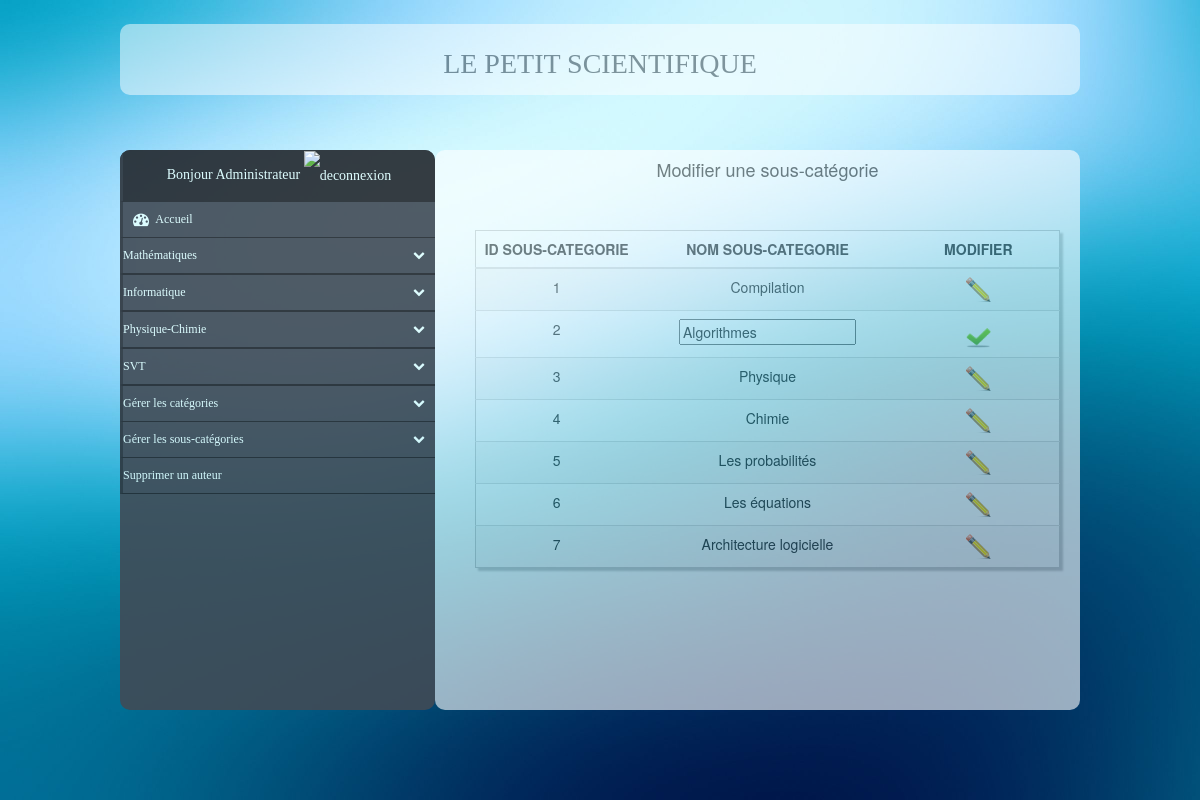
Screenshot of /lepetitscientifique?modifierSousCateg&update=2 (signed in) with the database file from the repository.
### tables this page shows
CREATE TABLE `categorie` (
  `id_categ` int(11) NOT NULL,
  `nom_categ` varchar(40) NOT NULL
);

CREATE TABLE `souscategorie` (
  `id_categ` int(11) NOT NULL,
  `id_souscateg` int(11) NOT NULL,
  `nom_souscateg` varchar(35) NOT NULL
);

### categorieModel.php (called while the page is built, shortened)
<?php
class Categorie {
	private $_db;
	public function __construct() 	{
		try {
			$this->_db = new PDO('mysql:host='.HOSTNAME.';dbname='.DBMENU, USER, PASSWD);
		} catch (PDOException $e) {
			print 'Error!: ' . $e_>getMessage() . '<br/>';
			die();
		}
	}
	public function getCategories() {
		$query = "SELECT * FROM categorie";
		$request = $this->_db->prepare($query);
		$request->execute();
		$data = $request->fetchAll();
		return $data;
	}
}
?>

### sousCategorieModel.php (called while the page is built, shortened)
<?php
class SousCategorie {
	private $_db;
	public function __construct() 	{
		try {
			$this->_db = new PDO('mysql:host='.HOSTNAME.';dbname='.DBMENU, USER, PASSWD);
		} catch (PDOException $e) {
			print 'Error!: ' . $e_>getMessage() . '<br/>';
			die();
		}
	}
	public function getSousCategories() {
		$query = "SELECT * FROM souscategorie";
		$request = $this->_db->prepare($query);
		$request->execute();
		return $request->fetchAll();
	}
}
?>

### vueGestionSousCateg.php (the view, shortened to what this page needs)
<?php
function tabModifierSousCateg($data1) {
	echo "			<h4>Modifier une sous-catégorie</h4>\n";
	echo "			<div class=\"custyle\">\n";
	if (count($data1) >= 1) {
		echo "				<form action=\"lepetitscientifique.php\" method=\"get\">\n";
		echo "					<table class=\"table table-striped custab\">\n";
		echo "						<thead>\n";
		echo "							<tr>\n";
		echo "								<th> ID SOUS-CATEGORIE  </th>\n";
		echo "								<th> NOM SOUS-CATEGORIE </th>\n";
		echo "								<th> MODIFIER           </th>\n";
		echo "							</tr>\n";
		echo "						</thead>\n";
	} else {
		echo "				<p>Il n'y a aucune sous-catégrie à modifier</>\n";
	}
	foreach($data1 as $tuple) {
		echo "						<tr>\n";
		if (isset($_GET['update']) && $_GET['update'] == $tuple['id_souscateg']) {
			echo "								<td>\n";
			echo "									".$tuple['id_souscateg']."\n";
			echo "								</td>\n";
			echo "								<td>\n";
			echo " 									<input name=\"update_nom_souscateg\" value=\"".$tuple['nom_souscateg']."\" required=required pattern=\"([-A-z0-9À-ž\s]){3,}\">\n";
			echo " 								</td>";
			echo "								<td>\n";
			echo "									<button class=\"btn btn-default btn-circle\" type=\"submit\"><img width=\"25\" height=\"25\" src=\"images/val.png\" alt=\"valider\"/></button>\n";
			echo " 								</td>\n";
		} else {
			echo "							<td>\n";
			echo "								".$tuple['id_souscateg']."\n";
			echo "							</td>\n";
			echo "							<td>\n";
			echo "								".$tuple['nom_souscateg']."\n";
			echo "							</td>\n";
			echo " 							<td>\n";
			echo "								<a href=\"lepetitscientifique?modifierSousCateg&update=".$tuple['id_souscateg']."\"><img width=\"25\" height=\"25\" src=\"images/modif.png\" alt=\"modifier\"/></a>\n";
			echo "							</td>\n";
		}
		echo "						</tr>\n";
	}
	if (count($data1) >= 1) {
		echo "					</table>\n";
		echo "				</form>\n";
	}
	echo " 			</div>\n";
}
?>

### vueMenu.php (shortened to what this page needs)
<?php
function menu($dataCateg, $dataSousCateg, $dataArticle) {
	echo " 		<div class=\"nav-side-menu\">\n";
	echo "			<div class=\"menu-list\">\n";
	echo " 				<ul id=\"menu-content\" class=\"menu-content collapse out\">\n";
	echo " 					<li class=\"brand\">\n";
	if (isset($_SESSION['mail'])) {
		echo "						Bonjour ".$_SESSION['prenom']." ".$_SESSION['nom']."\n";
		echo "						<a href=\"deconnexion.php\"><img src=\"images/dec.png\" width=\"25\" height=\"25\" alt=\"deconnexion\"/></a>\n";
	}
	echo " 					</li>\n";
	echo " 					<li>\n";
	echo "						<a class=\"block\" href=\"lepetitscientifique.php\">\n";
	echo "							<i class=\"fa fa-dashboard fa-lg\"></i> Accueil\n";
	echo "						</a>\n";
	echo "					</li>\n";
	$cpt = 0;
	foreach($dataCateg as $nomCateg) {
		$cpt = $cpt + 1;
		echo " 					<li data-toggle=\"collapse\" data-target=\"#categ".$cpt."\" class=\"collapsed\">\n";
		echo "						".$nomCateg['nom_categ']." <span class=\"arrow\"></span>\n";
		echo " 					</li>\n";
		echo "					<li><ul class=\"sub-menu collapse\" id=\"categ".$cpt."\">\n";
		echo " 					</ul></li>\n";
	}
	if (isset($_SESSION['mail']) && $_SESSION['admin'] == 1) {
		echo " 				<li data-toggle=\"collapse\" data-target=\"#new\" class=\"collapsed \">\n";
		echo "					Gérer les catégories<span class=\"arrow\"></span>\n";
		echo "				</li>\n";
		echo " 				<li data-toggle=\"collapse\" data-target=\"#new1\" class=\"collapsed \">\n";
		echo "					Gérer les sous-catégories<span class=\"arrow\"></span>\n";
		echo "				</li>\n";
		echo " 					<li>\n";
		echo "						<a href=\"lepetitscientifique?supprimerAuteur\">Supprimer un auteur</a>\n";
		echo "					</li>\n";
	} else if (isset($_SESSION['mail'])) {
		echo " 					<li>\n";
		echo "						<a class=\"block\" href=\"lepetitscientifique?modifierAuteur\"><i class=\"fa fa-user fa-lg\"></i>Modifier son compte</a>\n";
		echo "					</li>\n";
		echo " 					<li data-toggle=\"collapse\" data-target=\"#new2\" class=\"collapsed \">\n";
		echo "						Gérer les articles<span class=\"arrow\"></span>\n";
		echo " 						<ul class=\"sub-menu collapse\" id=\"new2\">\n";
		echo " 							<li>\n";
		echo "								<a class=\"block\" href=\"lepetitscientifique?ajouterArticle\">Ajouter un article</a>\n";
		echo "							</li>\n";
		echo " 							<li>\n";
		echo "								<a class=\"block\" href=\"lepetitscientifique?modifierArticle\">Modifier un article</a>\n";
		echo "							</li>\n";
		echo " 							<li>\n";
		echo "								<a class=\"block\" href=\"lepetitscientifique?supprimerArticle\">Supprimer un article</a>\n";
		echo "							</li>\n";
		echo "						</ul>\n";
		echo "					</li>\n";
	}
	echo " 				</ul>\n";
	echo " 			</div>\n";
	echo " 		</div>\n";
}
?>

### style.css (style rules this page uses)
.btn-circle { width: 30px; height: 30px; text-align: center; padding: 6px 0; font-size: 12px; line-height: 1.428571429; border-radius: 15px; border: none; }
h4 { margin-top: 10px; text-align: center; }
.centre td, th, tr { width: 120px; height: 30px; text-align: center; }
table { left: 300px; top: 150px; border: none; }
thead { font-weight: bold; }
.custyle { margin-right: 40px; margin-bottom: 140px; }
.custab { border: 1px solid #ccc; padding: 5px; margin-left: 20px; margin-top: 50px; overflow: auto; box-shadow: 3px 3px 2px #ccc; transition: 0.5s; }
a.block { display:inline-block; width: 83%; }
.nav-side-menu { opacity: 0.90; position: fixed; overflow: auto; font-family: verdana; font-size: 12px; font-weight: 200; background-color: #414b56; z-index: 1; left: 10%; top: 150px; width: 315px; height: 70%; color: #e1ffff; border-radius: 10px; }
.nav-side-menu .brand { background-color: #23282e; line-height: 50px; display: block; text-align: center; font-size: 14px; }
.nav-side-menu ul, .nav-side-menu li { list-style: none; padding: 0px; margin: 0px; line-height: 35px; cursor: pointer; }
.nav-side-menu li { padding-left: 0px; border-left: 3px solid #2e353d; border-bottom: 1px solid #23282e; }
.nav-side-menu li a { text-decoration: none; color: #e1ffff; }
.nav-side-menu li a i { padding-left: 10px; width: 20px; padding-right: 20px; }
@media (min-width: 767px) { .nav-side-menu .menu-list .menu-content { display: block; } }
body { margin: 0px; padding: 0px; background: url(images/fond2.jpeg) 0px center no-repeat; }

### rows the page displays
categorie: nom_categ "Mathématiques"
categorie: nom_categ "Informatique"
categorie: nom_categ "Physique-Chimie"
categorie: nom_categ "SVT"
souscategorie: id_souscateg "1", nom_souscateg "Compilation"
souscategorie: id_souscateg "2", update_nom_souscateg "Algorithmes"
souscategorie: id_souscateg "3", nom_souscateg "Physique"
souscategorie: id_souscateg "4", nom_souscateg "Chimie"
souscategorie: id_souscateg "5", nom_souscateg "Les probabilités"
souscategorie: id_souscateg "6", nom_souscateg "Les équations"
souscategorie: id_souscateg "7", nom_souscateg "Architecture logicielle"

### other values shown
$_SESSION['nom'] "Administrateur"
